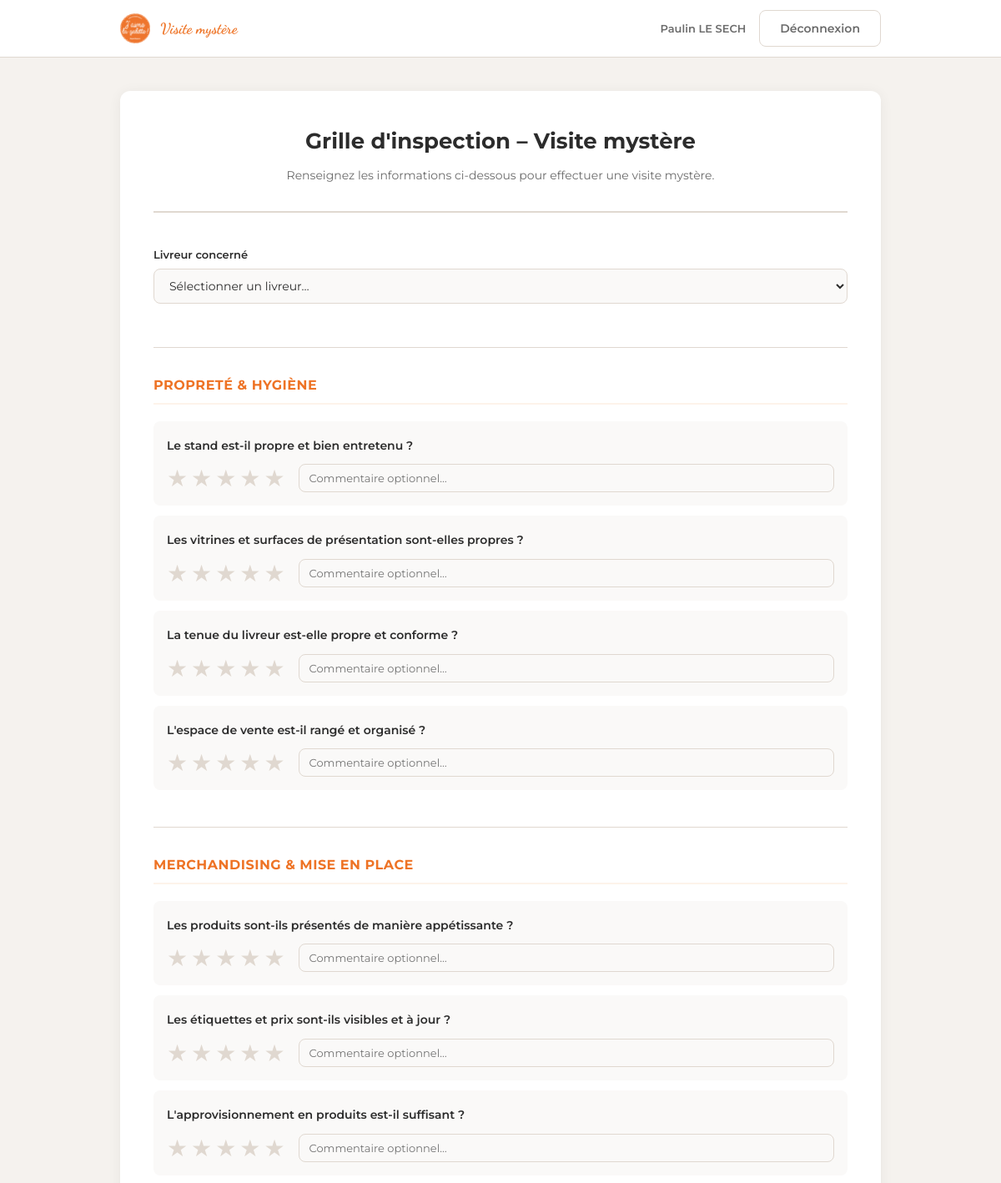
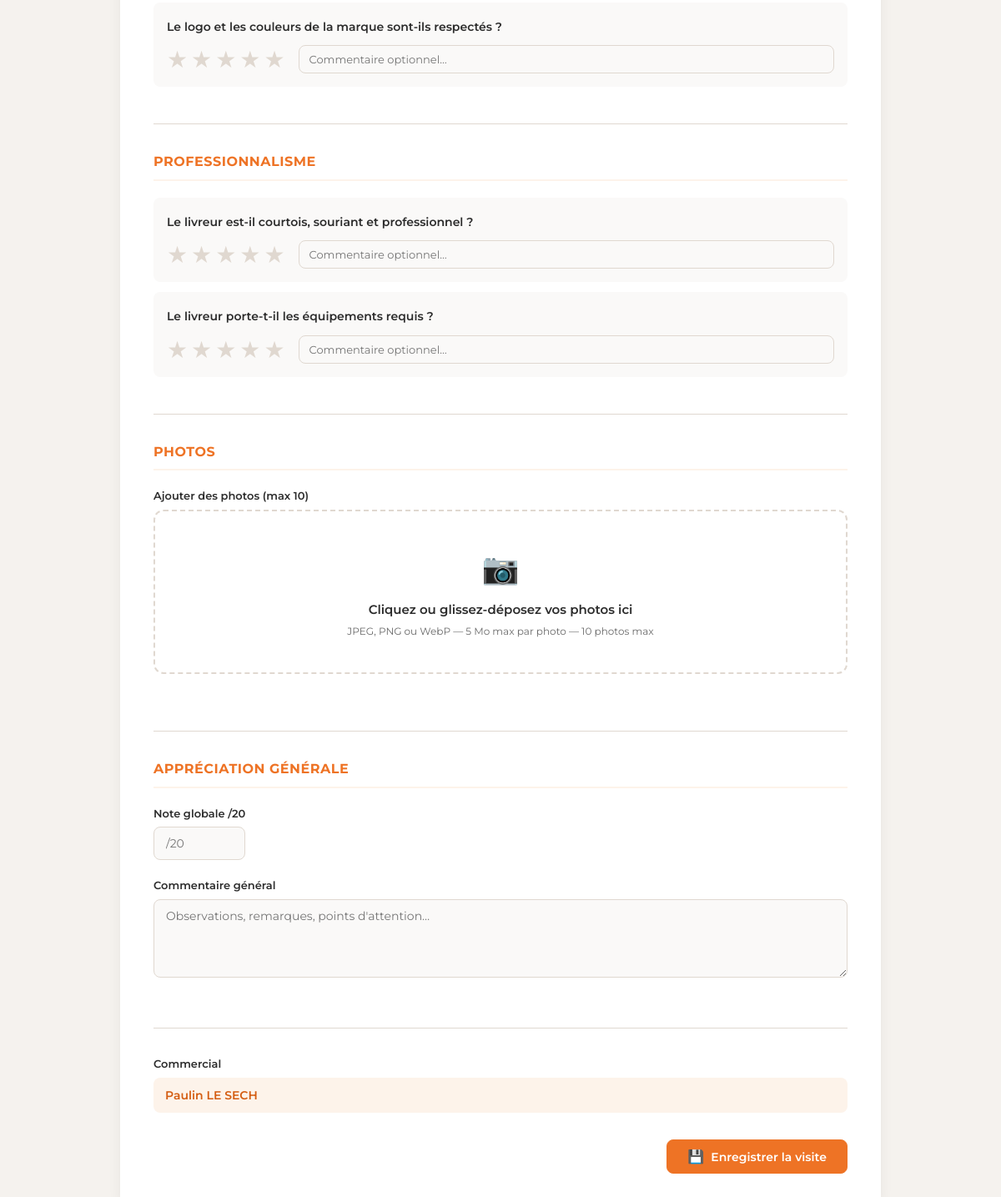
/jaimelagalette/public/admin/commercial/visite-mystere/index.php (signed in), run on the app's committed database (2 pictures, top to bottom).
### tables this page shows
CREATE TABLE inspection_question (
    id INT AUTO_INCREMENT PRIMARY KEY,
    categorie VARCHAR(100) NOT NULL,
    question TEXT NOT NULL,
    ordre INT DEFAULT 0,
    actif BOOLEAN NOT NULL DEFAULT TRUE
);

### jaimelagalette/app/config/commercial.php (called while the page is built, shortened)
<?php
function commercial_check_auth(): array {
    return [
        'id' => $_SESSION['auth_user_id'],
        'nom' => $_SESSION['auth_user'] ?? 'Commercial',
    ];
}

### jaimelagalette/public/admin/commercial/visite-mystere/index.php (the view, shortened to what this page needs)
<?php
require_once __DIR__ . '/../../../../app/config/database.php';
require_once __DIR__ . '/../../../../app/config/commercial.php';
$commercial = commercial_check_auth();
$questions = $pdo->query("SELECT id, categorie, question, ordre FROM inspection_question WHERE actif = TRUE ORDER BY ordre")->fetchAll();
$categories = [];
foreach ($questions as $q) {
    $categories[$q['categorie']][] = $q;
}
?>
<!DOCTYPE html>
<html lang="fr">
<head>
    <link rel="stylesheet" href="/assets/css/page/admin/admin.css">
    <link rel="stylesheet" href="/assets/css/page/commercial/commercial.css">
</head>
<body class="commercial-body">
    <header class="commercial-header">
        <div class="commercial-header-inner">
            <div class="commercial-header-brand">
                <img src="/assets/images/logo_jaimelagalette.png" alt="J'aime la Galette" class="commercial-header-logo">
                <span class="commercial-header-title">Visite mystère</span>
            </div>
            <div class="commercial-header-right">
                <span class="commercial-header-user"><?= htmlspecialchars($commercial['nom'], ENT_QUOTES, 'UTF-8') ?></span>
                <a href="/admin/logout.php" class="commercial-btn commercial-btn--outline">Déconnexion</a>
            </div>
        </div>
    </header>
    <main class="commercial-main">
        <div class="commercial-container">
            <div class="commercial-form-header">
                <h1>Grille d'inspection – Visite mystère</h1>
                <p>Renseignez les informations ci-dessous pour effectuer une visite mystère.</p>
            </div>
            <form method="post" enctype="multipart/form-data" class="commercial-form">
                <section class="commercial-section">
                    <div class="commercial-field">
                        <label for="livreur_id" class="commercial-label">Livreur concerné</label>
                        <select name="livreur_id" id="livreur_id" class="commercial-select" required>
                            <option value="">Sélectionner un livreur…</option>
                        </select>
                    </div>
                </section>
                <?php foreach ($categories as $categorie => $catQuestions): ?>
                <section class="commercial-section">
                    <h2 class="commercial-section-title"><?= htmlspecialchars($categorie, ENT_QUOTES, 'UTF-8') ?></h2>
                    <?php foreach ($catQuestions as $q): ?>
                    <div class="commercial-question">
                        <div class="commercial-question-header">
                            <span class="commercial-question-text"><?= htmlspecialchars($q['question'], ENT_QUOTES, 'UTF-8') ?></span>
                        </div>
                        <div class="commercial-question-body">
                            <div class="commercial-stars" data-question-id="<?= $q['id'] ?>">
                                <?php for ($i = 1; $i <= 5; $i++): ?>
                                <label class="commercial-star-label">
                                    <span class="commercial-star" data-value="<?= $i ?>">★</span>
                                </label>
                                <?php endfor; ?>
                            </div>
                            <div class="commercial-question-comment">
                                <input type="text" name="reponse[<?= $q['id'] ?>][commentaire]" class="commercial-input" placeholder="Commentaire optionnel…" maxlength="500">
                            </div>
                        </div>
                    </div>
                    <?php endforeach; ?>
                </section>
                <?php endforeach; ?>
                <section class="commercial-section">
                    <h2 class="commercial-section-title">Photos</h2>
                    <div class="commercial-field">
                        <label for="photos" class="commercial-label">Ajouter des photos (max 10)</label>
                        <div class="commercial-file-zone" id="fileDropZone">
                            <span class="commercial-file-icon">📷</span>
                            <span class="commercial-file-text">Cliquez ou glissez-déposez vos photos ici</span>
                            <span class="commercial-file-hint">JPEG, PNG ou WebP — 5 Mo max par photo — 10 photos max</span>
                        </div>
                    </div>
                </section>
                <section class="commercial-section">
                    <h2 class="commercial-section-title">Appréciation générale</h2>
                    <div class="commercial-form-row">
                        <div class="commercial-field commercial-field--small">
                            <label for="note_generale" class="commercial-label">Note globale /20</label>
                            <input type="number" name="note_generale" id="note_generale" class="commercial-input commercial-input--number" min="0" max="20" step="0.5" placeholder="/20">
                        </div>
                    </div>
                    <div class="commercial-field">
                        <label for="commentaire" class="commercial-label">Commentaire général</label>
                        <textarea name="commentaire" id="commentaire" class="commercial-textarea" rows="4" placeholder="Observations, remarques, points d'attention…" maxlength="2000"></textarea>
                    </div>
                </section>
                <section class="commercial-section commercial-section--footer">
                    <div class="commercial-field commercial-field--readonly">
                        <label class="commercial-label">Commercial</label>
                        <p class="commercial-readonly-value"><?= htmlspecialchars($commercial['nom'], ENT_QUOTES, 'UTF-8') ?></p>
                    </div>
                    <div class="commercial-form-actions">
                        <button type="submit" class="commercial-btn commercial-btn--primary">
                            <span class="commercial-btn-icon">💾</span> Enregistrer la visite
                        </button>
                    </div>
                </section>
            </form>
        </div>
    </main>
</body>
</html>

### jaimelagalette/public/assets/css/page/admin/admin.css (style rules this page uses)
:root { --orange-galette: #EE7325; --nuit: #111111; --orange-brule: #B84800; --anthracite: #1E1E1E; --gris-charbon: #2A2A2A; --blanc-casse: #F0F0F0; --gris-text: #888888; --livraison-bg: #050504; --font-primary: 'Montserrat', sans-serif; --font-accent: 'Dancing Script', cursive; --border-radius: 16px; --border-radius-btn: 4px; --sidebar-width: 220px; --header-height: 56px; }
*, *::before, *::after { box-sizing: border-box; margin: 0; padding: 0; }
body { font-family: var(--font-primary); background: #F0F0F0; color: #111111; line-height: 1.6; overflow-x: hidden; }
a { color: #EE7325; text-decoration: none; }
img { max-width: 100%; height: auto; }

### data on the page
inspection_question: question "Le stand est-il propre et bien entretenu ?"
inspection_question: question "Les vitrines et surfaces de présentation sont-elles propres ?"
inspection_question: question "La tenue du livreur est-elle propre et conforme ?"
inspection_question: question "L'espace de vente est-il rangé et organisé ?"
inspection_question: question "Les produits sont-ils présentés de manière appétissante ?"
inspection_question: question "Les étiquettes et prix sont-ils visibles et à jour ?"
inspection_question: question "L'approvisionnement en produits est-il suffisant ?"
inspection_question: question "Le logo et les couleurs de la marque sont-ils respectés ?"
inspection_question: question "Le livreur est-il courtois, souriant et professionnel ?"
inspection_question: question "Le livreur porte-t-il les équipements requis ?"

### other printed values
$commercial['nom'] "Paulin LE SECH"
$categorie "PROPRETÉ & HYGIÈNE"
$categorie "MERCHANDISING & MISE EN PLACE"
$categorie "PROFESSIONNALISME"
